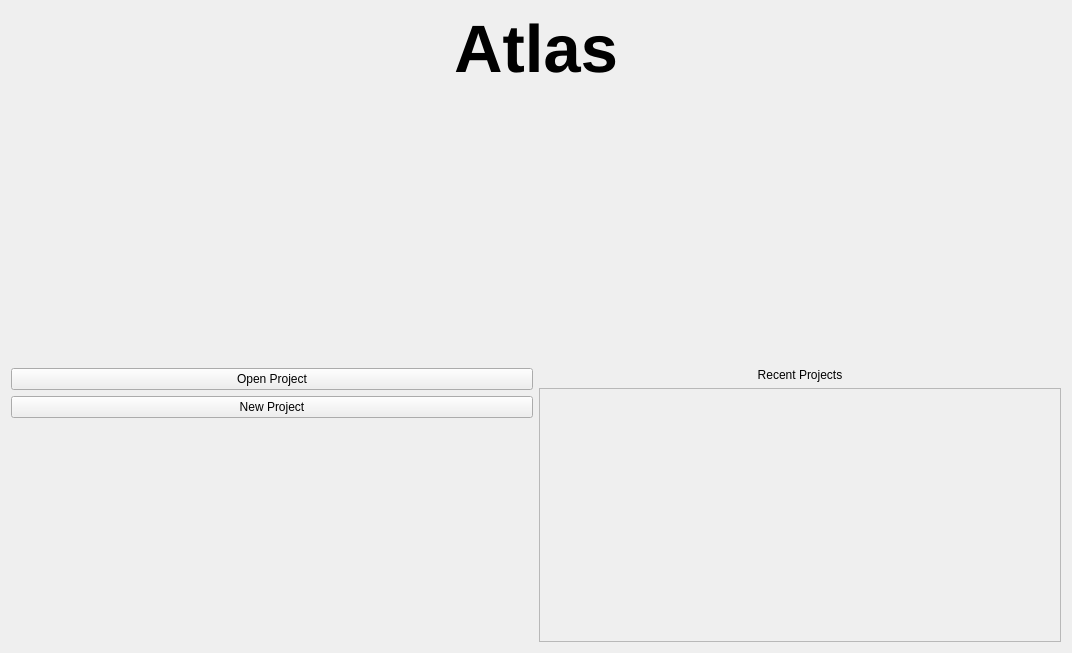
<?xml version="1.0" encoding="UTF-8"?>
<ui version="4.0">
 <class>Welcome</class>
 <widget class="QWidget" name="Welcome">
  <property name="geometry">
   <rect>
    <x>0</x>
    <y>0</y>
    <width>1072</width>
    <height>653</height>
   </rect>
  </property>
  <property name="sizePolicy">
   <sizepolicy hsizetype="Expanding" vsizetype="Expanding">
    <horstretch>0</horstretch>
    <verstretch>0</verstretch>
   </sizepolicy>
  </property>
  <property name="windowTitle">
   <string>Form</string>
  </property>
  <layout class="QVBoxLayout" name="verticalLayout">
   <item>
    <widget class="QLabel" name="label">
     <property name="font">
      <font>
       <pointsize>50</pointsize>
       <weight>75</weight>
       <bold>true</bold>
       <underline>false</underline>
      </font>
     </property>
     <property name="text">
      <string>Atlas</string>
     </property>
     <property name="alignment">
      <set>Qt::AlignCenter</set>
     </property>
     <property name="wordWrap">
      <bool>false</bool>
     </property>
     <property name="openExternalLinks">
      <bool>false</bool>
     </property>
    </widget>
   </item>
   <item>
    <spacer name="verticalSpacer_2">
     <property name="orientation">
      <enum>Qt::Vertical</enum>
     </property>
     <property name="sizeHint" stdset="0">
      <size>
       <width>20</width>
       <height>40</height>
      </size>
     </property>
    </spacer>
   </item>
   <item>
    <layout class="QHBoxLayout" name="horizontalLayout_2">
     <item>
      <layout class="QHBoxLayout" name="horizontalLayout">
       <item>
        <layout class="QVBoxLayout" name="verticalLayout_2">
         <property name="sizeConstraint">
          <enum>QLayout::SetDefaultConstraint</enum>
         </property>
         <item>
          <widget class="QPushButton" name="push_OpenProject">
           <property name="sizePolicy">
            <sizepolicy hsizetype="Minimum" vsizetype="Fixed">
             <horstretch>0</horstretch>
             <verstretch>0</verstretch>
            </sizepolicy>
           </property>
           <property name="text">
            <string>Open Project</string>
           </property>
          </widget>
         </item>
         <item>
          <widget class="QPushButton" name="push_NewProject">
           <property name="text">
            <string>New Project</string>
           </property>
          </widget>
         </item>
         <item>
          <spacer name="verticalSpacer">
           <property name="orientation">
            <enum>Qt::Vertical</enum>
           </property>
           <property name="sizeHint" stdset="0">
            <size>
             <width>20</width>
             <height>40</height>
            </size>
           </property>
          </spacer>
         </item>
        </layout>
       </item>
      </layout>
     </item>
     <item>
      <layout class="QVBoxLayout" name="verticalLayout_3">
       <item>
        <widget class="QLabel" name="label_2">
         <property name="sizePolicy">
          <sizepolicy hsizetype="Minimum" vsizetype="Preferred">
           <horstretch>0</horstretch>
           <verstretch>0</verstretch>
          </sizepolicy>
         </property>
         <property name="text">
          <string>Recent Projects</string>
         </property>
         <property name="alignment">
          <set>Qt::AlignCenter</set>
         </property>
        </widget>
       </item>
       <item>
        <widget class="QFrame" name="project_frame">
         <property name="sizePolicy">
          <sizepolicy hsizetype="Preferred" vsizetype="MinimumExpanding">
           <horstretch>0</horstretch>
           <verstretch>0</verstretch>
          </sizepolicy>
         </property>
         <property name="frameShape">
          <enum>QFrame::StyledPanel</enum>
         </property>
         <property name="frameShadow">
          <enum>QFrame::Raised</enum>
         </property>
        </widget>
       </item>
      </layout>
     </item>
    </layout>
   </item>
  </layout>
 </widget>
 <resources/>
 <connections/>
</ui>
